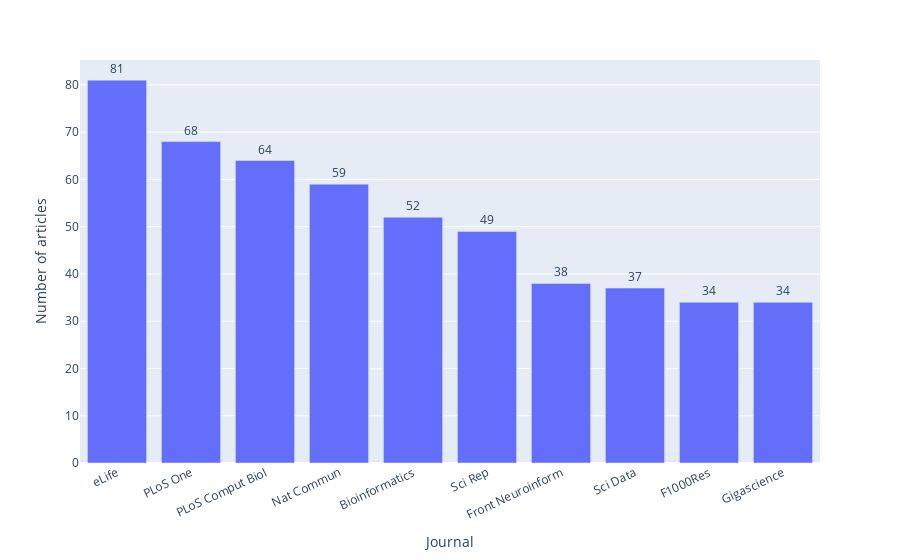

Notebook code cell kept with this figure:
### Code cell
# Articles per Journal
index_label = 'Journal'
number_label = 'Number of articles'
filename = 'top_journals_with_articles'
articles_per_journal.columns = [index_label, number_label]
articles_per_journal_df = pd.DataFrame({'Journal':articles_per_journal.index, number_label:articles_per_journal.values})
fig = px.bar(articles_per_journal_df.head(10), index_label, number_label, text=number_label)
fig.update_traces(texttemplate='%{text:s}', textposition='outside')
fig.update_layout(uniformtext_minsize=8, uniformtext_mode='hide', xaxis_tickangle=-25)
fig.write_image(OUTPUT_DIR + '/' + filename + '.pdf', scale=1.0)    
fig.show()

### Figure 1 — Plotly figure (JSON) as saved in the notebook; plotly's stock layout.template omitted (floating-point values rounded to 4 significant figures)
{"data": [{"alignmentgroup": "True", "hovertemplate": "Journal=%{x}<br>Number of articles=%{text}<extra></extra>", "legendgroup": "", "marker": {"color": "#636efa", "pattern": {"shape": ""}}, "name": "", "offsetgroup": "", "orientation": "v", "showlegend": false, "text": [81, 68, 64, 59, 52, 49, 38, 37, 34, 34], "textposition": "outside", "texttemplate": "%{text:s}", "type": "bar", "x": ["eLife", "PLoS One", "PLoS Comput Biol", "Nat Commun", "Bioinformatics", "Sci Rep", "Front Neuroinform", "Sci Data", "F1000Res", "Gigascience"], "xaxis": "x", "y": [81, 68, 64, 59, 52, 49, 38, 37, 34, 34], "yaxis": "y"}], "layout": {"autosize": true, "barmode": "relative", "legend": {"tracegroupgap": 0}, "margin": {"t": 60}, "uniformtext": {"minsize": 8, "mode": "hide"}, "xaxis": {"anchor": "y", "autorange": true, "domain": [0, 1], "range": [-0.5, 9.5], "tickangle": -25, "title": {"text": "Journal"}, "type": "category"}, "yaxis": {"anchor": "x", "autorange": true, "domain": [0, 1], "range": [0, 85.26], "title": {"text": "Number of articles"}, "type": "linear"}}}
